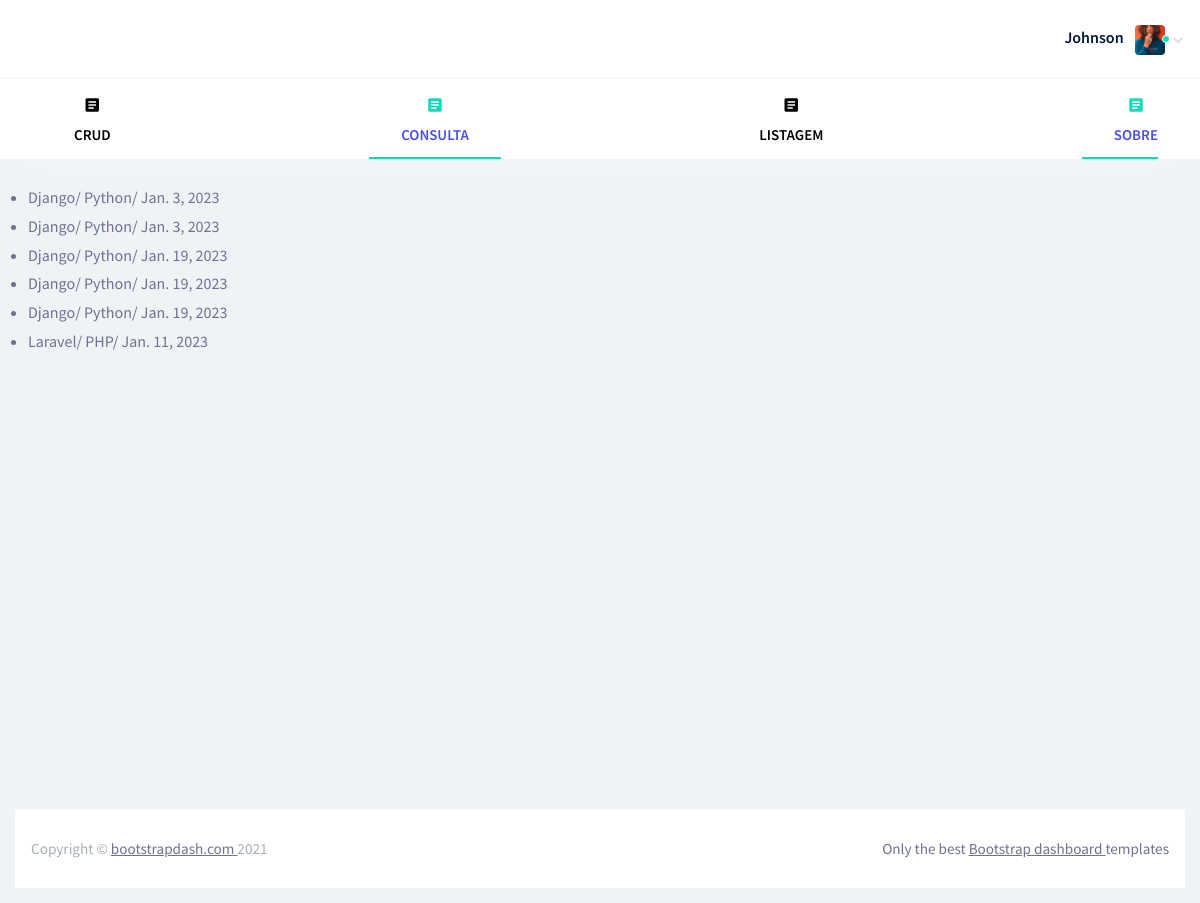
The app's page /listagem/ with its own data.
### cadastro/models.py (models this page shows, shortened)
class Framework(models.Model):
    id = models.AutoField(primary_key=True)
    name = models.CharField(max_length=100)
    language = models.CharField(max_length=100)
    date_of_creation = models.DateField()

### cadastro/views.py (the view)
# urls.py: path('listagem/', read, name='list')
def read(request):
    frameworks = Framework.objects.all()
    return render(request, 'listagem.html', {'frameworks': frameworks})

### template/listagem.html
{% extends 'base.html' %}
{% block content %}
    <ul>
        {% for framework in frameworks %}
            <li>
            {{ framework.name }}/
            {{ framework.language }}/
            {{ framework.date_of_creation }}
            </li>
        {% endfor %}
    </ul>
{% endblock %}

### template/base.html (shortened to what this page needs)
{% load static %}
<!DOCTYPE html>
<html lang="en">
  <head>
    <link rel="stylesheet" href="{% static 'vendors/mdi/css/materialdesignicons.min.css' %}">
    <link rel="stylesheet" href="{% static 'vendors/base/vendor.bundle.base.css' %}">
    <link rel="stylesheet" href="{% static 'css/style.css' %}">
  </head>
  <body>
    <div class="container-scroller">
    <div class="horizontal-menu">
      <nav class="navbar top-navbar col-lg-12 col-12 p-0">
        <div class="container-fluid">
          <div class="navbar-menu-wrapper d-flex align-items-center justify-content-between">
            <ul class="navbar-nav navbar-nav-right">
                <li class="nav-item nav-profile dropdown">
                  <a class="nav-link dropdown-toggle" href="#" data-bs-toggle="dropdown" id="profileDropdown">
                    <span class="nav-profile-name">Johnson</span>
                    <span class="online-status"></span>
                    <img src="{% static 'images/faces/face28.png' %}" alt="profile"/>
                  </a>
                </li>
            </ul>
          </div>
        </div>
      </nav>
      <nav class="bottom-navbar">
        <div class="container">
            <ul class="nav page-navigation">
              <li class="nav-item">
                <a class="nav-link" href="{% url 'crud' %}">
                  <i class="mdi mdi-file-document-box menu-icon"></i>
                  <span class="menu-title">CRUD</span>
                </a>
              </li>
			  <li class="nav-item">
                <a class="nav-link" href="index.html">
                  <i class="mdi mdi-file-document-box menu-icon"></i>
                  <span class="menu-title">CONSULTA</span>
                </a>
              </li>
			  <li class="nav-item">
                <a class="nav-link" href="{% url 'list' %}">
                  <i class="mdi mdi-file-document-box menu-icon"></i>
                  <span class="menu-title">LISTAGEM</span>
                </a>
              </li>
			  <li class="nav-item">
                <a class="nav-link" href="index.html">
                  <i class="mdi mdi-file-document-box menu-icon"></i>
                  <span class="menu-title">SOBRE</span>
                </a>
              </li>
            </ul>
        </div>
      </nav>
    </div>
		<div class="container-fluid page-body-wrapper">
			<div class="main-panel">
				<div class="content-wrapper">
					<div class="row">
						<div class="col-sm-6 grid-margin grid-margin-md-0 stretch-card">
							{% block content %}
              {% endblock %}
						</div>
					</div>
				</div>
				<footer class="footer">
          <div class="footer-wrap">
            <div class="d-sm-flex justify-content-center justify-content-sm-between">
              <span class="text-muted text-center text-sm-left d-block d-sm-inline-block">Copyright © <a href="https://www.bootstrapdash.com/" target="_blank">bootstrapdash.com </a>2021</span>
              <span class="float-none float-sm-right d-block mt-1 mt-sm-0 text-center">Only the best <a href="https://www.bootstrapdash.com/" target="_blank"> Bootstrap dashboard </a> templates</span>
            </div>
          </div>
        </footer>
			</div>
		</div>
    </div>
  </body>
</html>

### records on screen
Framework: name "Django", language "Python", date_of_creation "Jan. 3, 2023"
Framework: name "Django", language "Python", date_of_creation "Jan. 3, 2023"
Framework: name "Django", language "Python", date_of_creation "Jan. 19, 2023"
Framework: name "Django", language "Python", date_of_creation "Jan. 19, 2023"
Framework: name "Django", language "Python", date_of_creation "Jan. 19, 2023"
Framework: name "Laravel", language "PHP", date_of_creation "Jan. 11, 2023"
